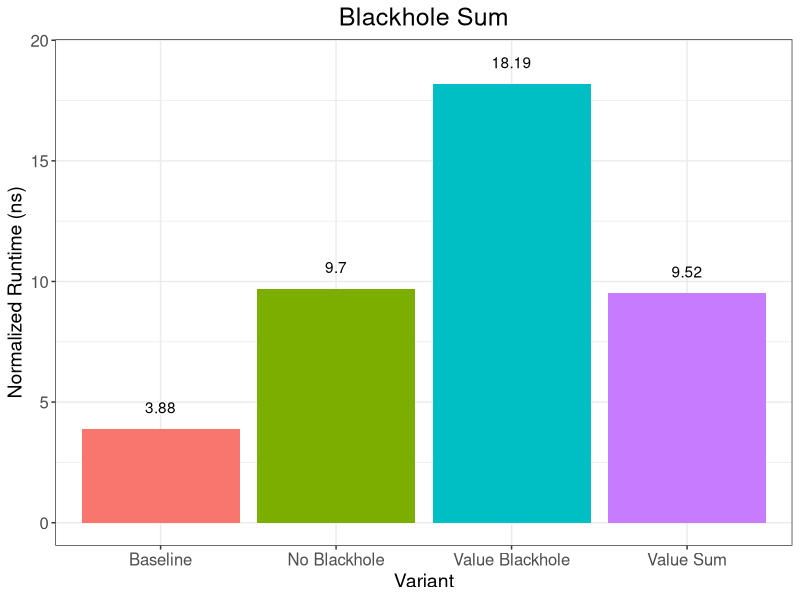
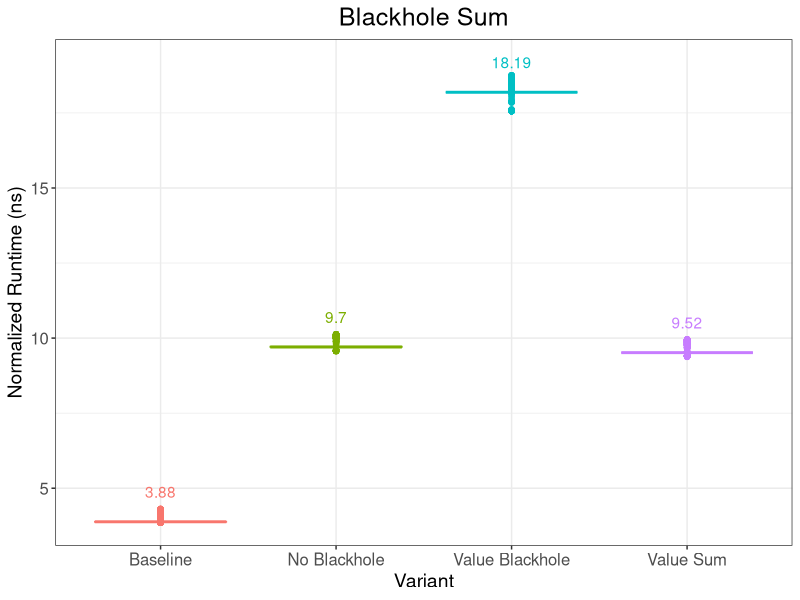

Source code (R) for these figures, in order:
library("ggplot2")
library("plyr")

#loading data
bhs <- read.csv("bhs.csv")

#indices
index.baseline <- bhs$benchmark == "baseline"
index.noBlackhole <- bhs$benchmark == "noBlackhole"
index.valueSum <- bhs$benchmark == "valueSum"
index.valueBlackhole <- bhs$benchmark == "valueBlackhole"

#processing values
bhs$value_proc <- bhs$value / (2 ^ 14)

#sampling
baseline <- bhs[index.baseline, 3:4]
noBlackhole <- bhs[index.noBlackhole, 3:4]
valueSum <- bhs[index.valueSum, 3:4]
valueBlackhole <- bhs[index.valueBlackhole, 3:4]

sample.size <- 10000

sampled.baseline <- sample(baseline$value_proc, size = sample.size, replace = TRUE, prob = baseline$count)
sampled.noBlackhole <- sample(noBlackhole$value_proc, size = sample.size, replace = TRUE, prob = noBlackhole$count)
sampled.valueSum <- sample(valueSum$value_proc, size = sample.size, replace = TRUE, prob = valueSum$count)
sampled.valueBlackhole <- sample(valueBlackhole$value_proc, size = sample.size, replace = TRUE, prob = valueBlackhole$count)

sampled.df <- data.frame(
  benchmark = c(
    rep("Baseline", sample.size),
    rep("No Blackhole", sample.size),
    rep("Value Sum", sample.size),
    rep("Value Blackhole", sample.size)
  ),
  value = c(sampled.baseline, sampled.noBlackhole, sampled.valueSum, sampled.valueBlackhole)
)

sampled.medians <- data.frame(
  benchmark = c("Baseline", "No Blackhole", "Value Sum", "Value Blackhole"),
  value = c(
    median(sampled.baseline), 
    median(sampled.noBlackhole), 
    median(sampled.valueSum), 
    median(sampled.valueBlackhole)
  )
)

# Plots

plotBox <- ggplot(sampled.df, aes(x=benchmark, y=value, colour = benchmark)) + 
  geom_boxplot() +
  geom_text(data = sampled.medians, aes(label = round(value, 2)), nudge_y = 1) +
  ggtitle("Blackhole Sum") +
  ylab("Normalized Runtime (ns)") +
  xlab("Variant") +
  theme_bw() +
  theme(
    axis.text = element_text(size = 12), 
    axis.title = element_text(size = 14),
    plot.title = element_text(size = 18, hjust = 0.5),
    legend.position = "none"
  )

plotBar <- ggplot(sampled.medians, aes(x=benchmark, y=value, fill = benchmark)) + 
  geom_bar(stat = "identity", position = "dodge") +
  geom_text(aes(label = round(value, 2)), nudge_y = 0.9) +
  ggtitle("Blackhole Sum") +
  ylab("Normalized Runtime (ns)") +
  xlab("Variant") +
  theme_bw() +
  theme(
    axis.text = element_text(size = 12), 
    axis.title = element_text(size = 14),
    plot.title = element_text(size = 18, hjust = 0.5),
    legend.position = "none"
  ) 
